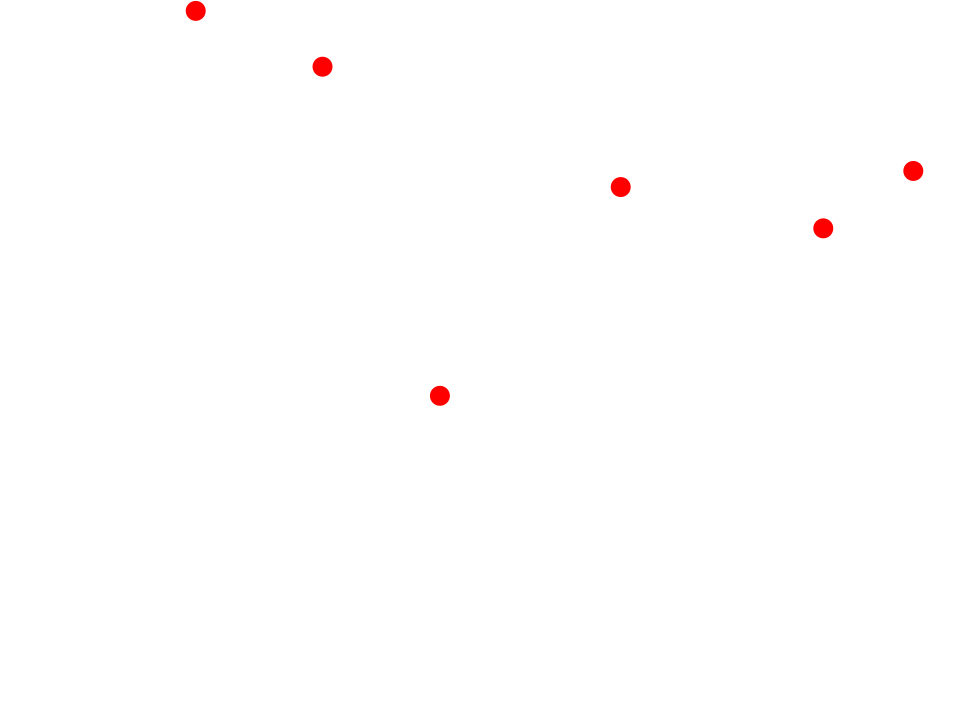
Frame 1 (no input)
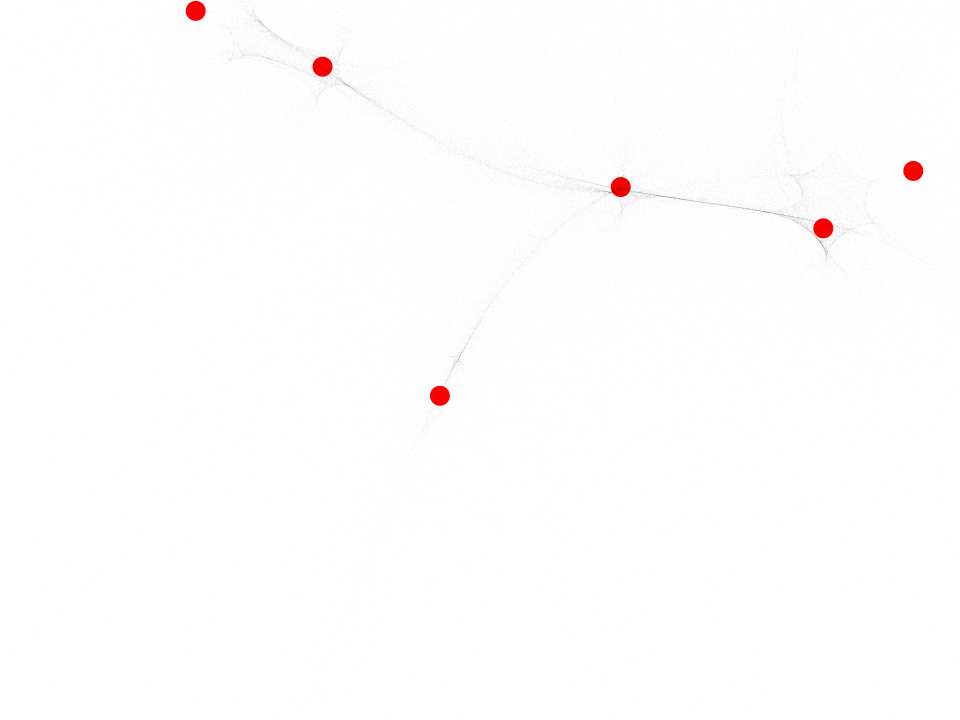
Frame 60 (the mouse pressed at the canvas centre just before this capture)
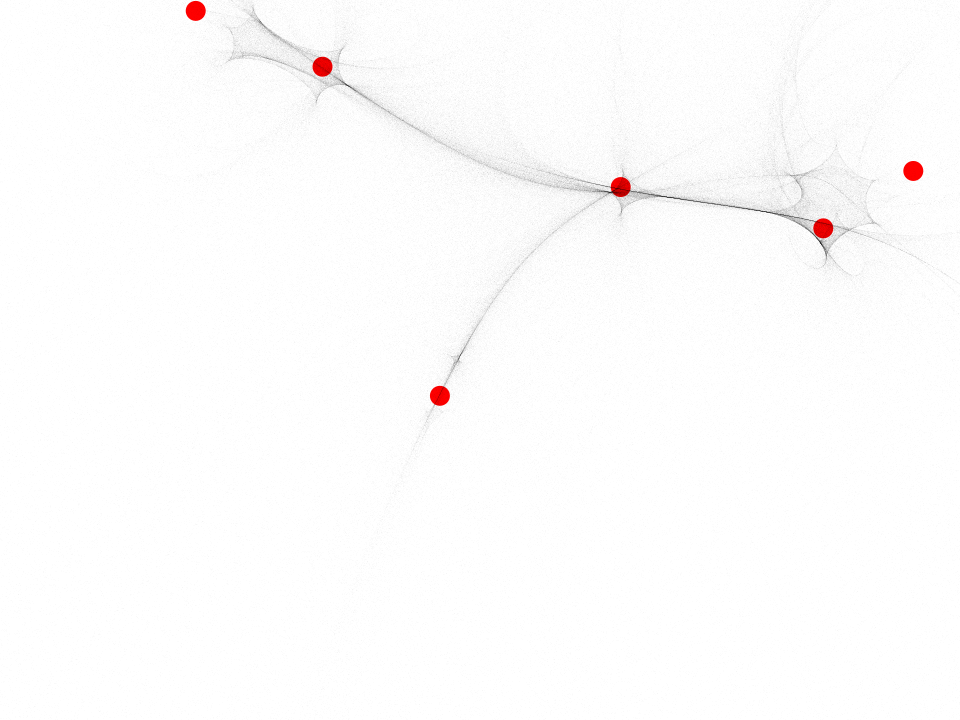
Frame 120 (the mouse held since frame 60 and released just before this capture)

The Processing sketch that drew these frames (run headless with seeded random() and noise(); from frame 60 on, the mouse is pressed at the canvas centre):

// Processing sketch: sq_dist_plot
// ── sq_dist_plot.pde
int num=10000;
int attractorNum=6;

Particle[]ps;
PVector[]attractor;

float spdRange=2000;   
float damp=0.002;

void setup() {
  size(960, 720);  
  
  attractor=new PVector[attractorNum];
  ps=new Particle[num];
  reset();
}

void draw() {
  stroke(0, 4);

  for (int i=0; i<num; i++) {
    ps[i].step();
    point(ps[i].pos.x, ps[i].pos.y);
  }

}

void keyPressed() {
  if (key==' ') {
    reset();
  }
}

void reset() {
  for (int i=0; i<attractor.length; i++) {
    attractor[i]=new PVector(random(width), random(height));
  }

  for (int i=0; i<num; i++) {
    ps[i]=new Particle();
  }

  background(255);
  fill(255, 0, 0);
  noStroke();
  for (int i=0; i<attractor.length; i++) {
    ellipse(attractor[i].x, attractor[i].y, 20, 20);
  }
}

class Particle {
  PVector pos;
  PVector vel;

  Particle() {
    pos=new PVector(random(width), random(height));
    vel=new PVector(random(-spdRange, spdRange), random(-spdRange, spdRange));
  }

  void step() {

    for (int i=0; i<attractor.length; i++) {
      float sqD=PVector.sub(pos, attractor[i]).magSq();

      if (sqD>0.1) {
        PVector acc=PVector.sub(attractor[i], pos).div(sqD).mult(spdRange*2);
        vel.add(acc);
      }
    }

    pos.add(vel);
    vel.mult(damp);
  }
}
